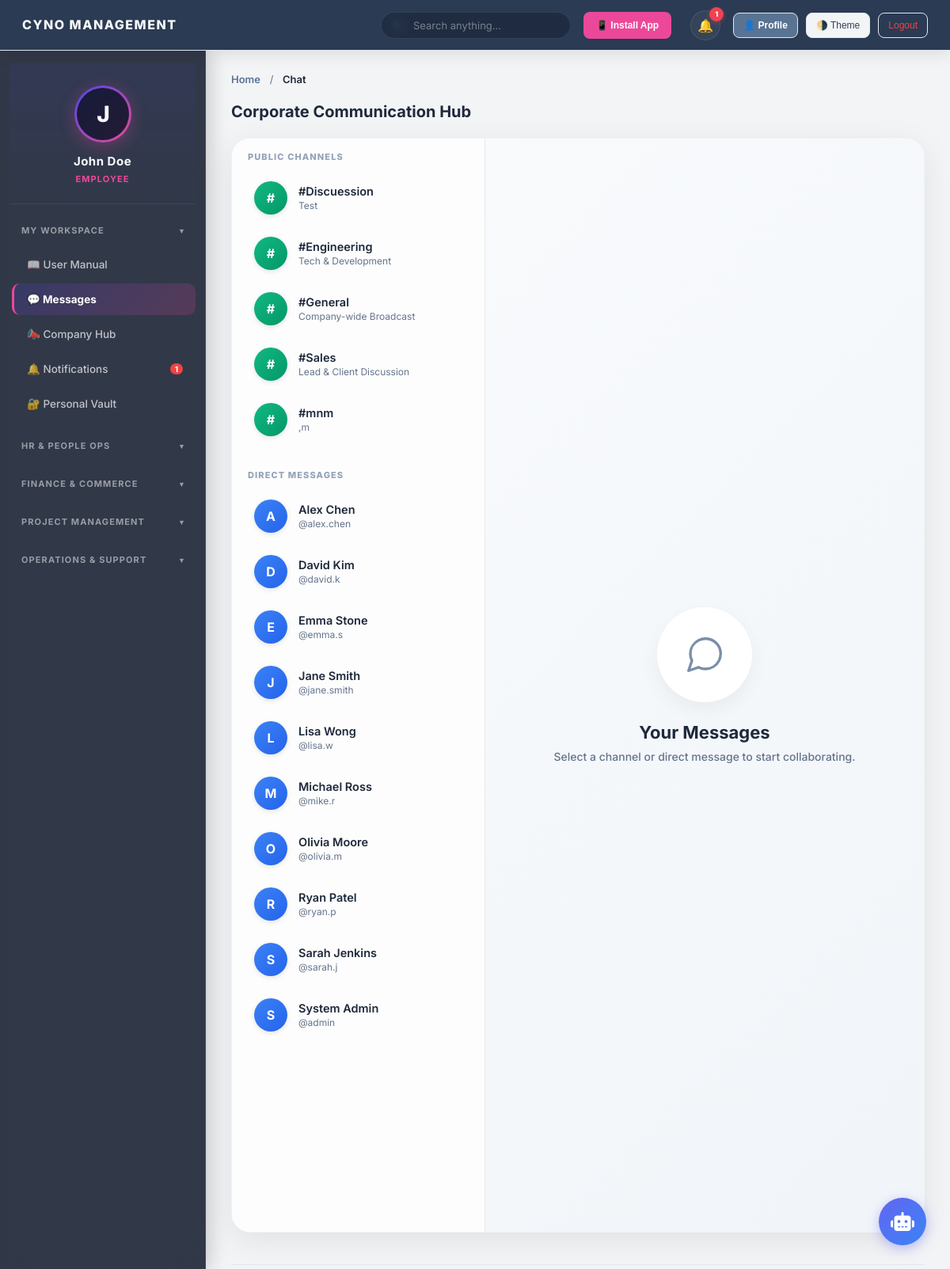
Page /chat.php (signed in) on the committed database.
### tables this page shows
CREATE TABLE chat_channels (id INTEGER PRIMARY KEY AUTOINCREMENT, name TEXT NOT NULL UNIQUE, description TEXT);

### chat.php (the view, shortened to what this page needs)
<?php
require_once 'includes/header.php';
require_once 'includes/sidebar.php';
$au_stmt = $pdo->prepare("
    SELECT login_id, name FROM users WHERE login_id != ? AND status = 'Active'
    UNION
    SELECT login_id, name FROM super_admins WHERE login_id != ?
    ORDER BY name ASC
");
$au_stmt->execute([$_SESSION['login_id'], $_SESSION['login_id']]);
$all_users = $au_stmt->fetchAll(PDO::FETCH_ASSOC);
$channels = $pdo->query("SELECT * FROM chat_channels ORDER BY name ASC")->fetchAll(PDO::FETCH_ASSOC);
?>
<div class="content-section active" style="padding-top:0;">
    <div class="section-header" style="margin: 20px 0;">
        <h2>Corporate Communication Hub</h2>
    </div>
    <div class="chat-container">
        <div class="user-list">
            <div class="user-list-header">
                Public Channels
            </div>
            <div id="dynamicChannelsList">
                <?php foreach($channels as $c):
                    $cId   = json_encode($c['name']);
                    $cName = json_encode($c['name']);
                    $cDesc = htmlspecialchars($c['description'] ?? 'Discussion channel');
                ?>
                <div class="user-list-item channel-item" data-login-id="<?= htmlspecialchars($c['name'], ENT_QUOTES) ?>" onclick="selectUser(event, <?= htmlspecialchars($cId, ENT_QUOTES) ?>, <?= htmlspecialchars($cName, ENT_QUOTES) ?>)">
                    <div class="chat-avatar avatar-channel">#</div>
                    <div style="flex:1; min-width:0;">
                        <strong><?= htmlspecialchars($c['name']) ?></strong>
                        <span><?= $cDesc ?></span>
                    </div>
                </div>
                <?php endforeach; ?>
            </div>
            <div class="user-list-header" style="margin-top:10px;">Direct Messages</div>
            <div id="dynamicUsersList">
                <?php foreach($all_users as $u):
                    $uId   = json_encode($u['login_id']);
                    $uName = json_encode($u['name']);
                    $initial = strtoupper(substr($u['name'], 0, 1));
                ?>
                    <div class="user-list-item" data-login-id="<?= htmlspecialchars($u['login_id'], ENT_QUOTES) ?>" onclick="selectUser(event, <?= htmlspecialchars($uId, ENT_QUOTES) ?>, <?= htmlspecialchars($uName, ENT_QUOTES) ?>)">
                        <div class="chat-avatar avatar-user"><?= $initial ?></div>
                        <div style="flex:1; min-width:0;">
                            <strong><?= htmlspecialchars($u['name']) ?></strong>
                            <span>@<?= htmlspecialchars($u['login_id']) ?></span>
                        </div>
                    </div>
                <?php endforeach; ?>
            </div>
        </div>
        <div id="noChatSelected" style="flex:1; display:flex; align-items:center; justify-content:center; flex-direction:column; background:linear-gradient(135deg, #f8fafc, #f1f5f9);">
            <div style="width:120px; height:120px; border-radius:50%; background:#ffffff; box-shadow:0 10px 25px rgba(0,0,0,0.05); display:flex; align-items:center; justify-content:center; margin-bottom:24px;">
            </div>
            <h3 style="color:var(--text-heading); font-size:22px; font-weight:700; margin-bottom:8px;">Your Messages</h3>
            <p style="color:var(--text-muted); font-size:14px; font-weight:500;">Select a channel or direct message to start collaborating.</p>
        </div>
    </div>
</div>
<?php require_once 'includes/footer.php'; ?>

### assets/css/style.css (style rules this page uses)
:root { --bg-body: #f3f4f6; --bg-header: #2a3b53; --bg-sidebar: #2a3b53; --bg-main: #f3f4f6; --bg-card: #ffffff; --bg-hover: rgba(255, 255, 255, 0.1); --border-card: #e2e8f0; --text-heading: #1e293b; --text-body: #334155; --text-muted: #64748b; --input-bg: #ffffff; --input-border: #cbd5e1; --table-header: #f8fafc; --primary-color: #597393; --primary-hover: #475f7e; --primary-light: rgba(255, 255, 255, 0.15); --success: #10b981; --warning: #f59e0b; --danger: #ef4444; --modal-overlay: rgba(15,23,42,0.6); --shadow-xs: 0 1px 2px 0 rgba(0, 0, 0, 0.05); --shadow-sm: 0 4px 6px -1px rgba(0, 0, 0, 0.05), 0 2px 4px -2px rgba(0, 0, 0, 0.05); --shadow-soft: 0 10px 25px -5px rgba(0, 0, 0, 0.05), 0 8px 10px -6px rgba(0, 0, 0, 0.05); --radius-sm: 8px; --radius-md: 12px; --radius-lg: 16px; --sidebar-w: 260px; --header-h: 64px; }
*, *::before, *::after { margin:0; padding:0; box-sizing:border-box; }
html { font-size:14px; -webkit-font-smoothing:antialiased; }
body { font-family:'Inter',system-ui,sans-serif; background:var(--bg-body); color:var(--text-body); min-height:100vh; overflow:hidden; }
h1,h2,h3,h4,h5,h6 { font-weight:600; color:var(--text-heading); line-height:1.3; }
.content-section.active { display:block; }
.section-header, .header-action { display:flex; justify-content:space-between; align-items:center; margin-bottom:22px; }
.section-header h2, .header-action h2 { font-size:20px; font-weight:700; color:var(--text-heading); margin:0; }
.content-section.active { animation: fadeInUp .35s ease-out; }

### chat.php (style rules this page uses)
.chat-container { display:flex; height:calc(100vh - 220px); min-height: 500px; background:#ffffff; border-radius:24px; overflow:hidden; box-shadow: 0 10px 40px rgba(0,0,0,0.08); border: 1px solid rgba(0,0,0,0.05); }
.user-list { width:320px; border-right:1px solid rgba(0,0,0,0.08); background:#fdfdfd; overflow-y:auto; flex-shrink:0; display:flex; flex-direction:column; }
.user-list-header { padding: 16px 20px 8px; font-size: 11px; font-weight: 800; color: #94a3b8; text-transform: uppercase; letter-spacing: 0.1em; display:flex; justify-content:space-between; align-items:center; position:sticky; top:0; background:#fdfdfd; z-index:2; }
.user-list-item { display:flex; align-items:center; gap:14px; padding:12px 16px; margin:4px 12px; border-radius:12px; cursor:pointer; transition:all 0.2s cubic-bezier(0.4, 0, 0.2, 1); }
.user-list-item strong { display:block; color:var(--text-heading); font-size:14.5px; font-weight:600; margin-bottom:2px; }
.user-list-item span { font-size:12px; color:var(--text-muted); display:block; white-space:nowrap; overflow:hidden; text-overflow:ellipsis; }
.chat-avatar { width:42px; height:42px; border-radius:50%; display:flex; align-items:center; justify-content:center; font-weight:700; font-size:16px; color:white; flex-shrink:0; box-shadow: 0 2px 6px rgba(0,0,0,0.1); }
.avatar-channel { background: linear-gradient(135deg, #10b981, #059669); }
.avatar-user { background: linear-gradient(135deg, #3b82f6, #2563eb); }

### rows in the picture
chat_channels: name "#Discuession", description "Test"
chat_channels: name "#Engineering", description "Tech & Development"
chat_channels: name "#General", description "Company-wide Broadcast"
chat_channels: name "#Sales", description "Lead & Client Discussion"
chat_channels: name "#mnm", description ",m"

### other values in the picture
$GLOBAL_SETTINGS['company_name'] "CYNO MANAGEMENT"
$_notifCount "1"
substr($_SESSION['name'],0,1) "J"
$_SESSION['name'] "John Doe"
$_SESSION['role'] "EMPLOYEE"
$nc "1"
$pageTitle "Chat"
$initial "A"
$u['name'] "Alex Chen"
$u['login_id'] "alex.chen"
$initial "D"
$u['name'] "David Kim"
$u['login_id'] "david.k"
$initial "E"
$u['name'] "Emma Stone"
